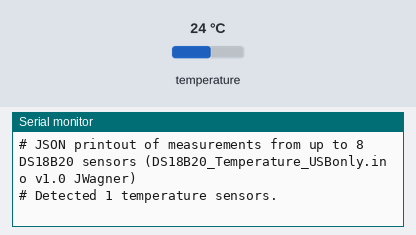
Bench run of a sketch on a simulated ESP8266 (Wemos D1 mini). On the bench: the last lines printed to the serial monitor. The test bench sets the inputs (shaded band); at power-on: temperature 24 °C.

Above: at 1.2 s.
1.3 s: temperature set to 12 °C
At 6.3 s:
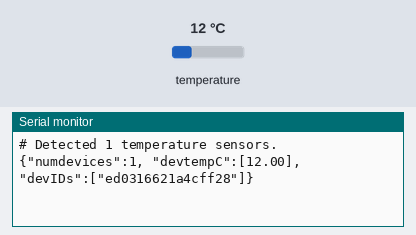
12.2 s: temperature set to 19 °C
At 16.3 s:
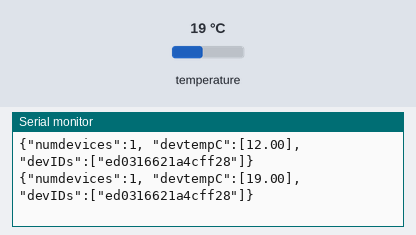

The sketch:

DS18B20_Temperature_USBonly.ino
```cpp
//////////////////////////////////////////////////////////////////////////////////////////////////////
//
// Readout of temperature (deg C) and 64-bit Unique ID from 1-8 x DS18B20 devices.
// The readings are outputted periodically on USB Serial (9600,n,8,1)
//
// The output is in JSON format, example:
//  {"numdevices":2, "devtempC":[29.00, 29.81], "devIDs":["bc000006d8119228", "8e000006d7e3d928"]}
//
//////////////////////////////////////////////////////////////////////////////////////////////////////
//
// Board
//   NodeMCU 1.0 ESP-12E  (AZ-Delivery,  large ESP8266 board)
//   Wemos D1 Mini clone (small ESP8266MOD board)
//     based on CH340 or CH341 USB-serial,
//     need driver ver 3.4.2014.8 on Windows 10+, newer ones do not work
//     port D4, gpioNr=2
//
//   Some D<x> pins do not support open-drain buses
//   and thus not 1-wire. At least pin D4 works.
//
// Config
//   CPU 80 MHz
//
// DS18B20
//   black=GND   red=3.3V  yellow=data=ESP8266_D4
//   with pull-up resistor 4.7k for data pin to 3.3V
//
// Libraries:
//  OneWire           2.3.7   by Paul Stoffregen
//  DallasTemperature 3.9.0   by Mike Burton        depends on OneWire
//

#include <OneWire.h>
#include <DallasTemperature.h>

#define SERIAL_BAUDRATE   9600   // 74880 matches rate of bootloader, while 9600 is more client friendly
#define ONE_WIRE_BUS_PIN  D4     // Wemos D1 board pin 'D4'
#define MAX_DS_DEV 8
#define READOUT_INTERVAL_MILLISEC 5000

////////////////////////////////////////////////////////////////////////////////////////////////////////////////////////

OneWire oneWire(ONE_WIRE_BUS_PIN);
DallasTemperature sensorbus(&oneWire);

////////////////////////////////////////////////////////////////////////////////////////////////////////////////////////

static int num_ds18b20_devices = 0;
static float ds18b20_temperatures[MAX_DS_DEV] = {0,0,0,0, 0,0,0,0};
static uint64_t ds18b20_IDs[MAX_DS_DEV] = {0,0,0,0, 0,0,0,0};

////////////////////////////////////////////////////////////////////////////////////////////////////////////////////////

// typedef uint8_t DeviceAddress[8];
float custom_getTempCByIndex(int index, uint64_t* addr)
{
    DeviceAddress deviceAddress;
    if (!sensorbus.getAddress(deviceAddress, index)) {
        return DEVICE_DISCONNECTED_C;
    }
    *addr = *((uint64_t*)&deviceAddress);
    return sensorbus.getTempC((uint8_t*)deviceAddress);
}

void measureTemperatures()
{
  num_ds18b20_devices = sensorbus.getDeviceCount();
  sensorbus.requestTemperatures();
  for (int dev=0; dev < num_ds18b20_devices && dev < MAX_DS_DEV; dev++) {
    //ds18b20_temperatures[dev] = sensorbus.getTempCByIndex(dev);
    ds18b20_temperatures[dev] = custom_getTempCByIndex(dev, &ds18b20_IDs[dev]);
  }
}


////////////////////////////////////////////////////////////////////////////////////////////////////////////////////////

void printTemperatures()
{
  String json;
  char tmp[64] = { '\0' };

  sprintf(tmp, "{\"numdevices\":%d", num_ds18b20_devices);
  json += tmp;

  json += ", \"devtempC\":[";
  for (int dev=0; dev < num_ds18b20_devices; dev++) {
    sprintf(tmp, "%.2f", ds18b20_temperatures[dev]);
    json += tmp;
    if (dev == (num_ds18b20_devices-1)) { json += "]"; }
    else { json += ", "; }
  }

  json += ", \"devIDs\":[";
  for (int dev=0; dev < num_ds18b20_devices; dev++) {
    sprintf(tmp, "\"%llx\"", ds18b20_IDs[dev]);
    json += tmp;
    if (dev == (num_ds18b20_devices-1)) { json += "]"; }
    else { json += ", "; }
  }

  json += "}";

  Serial.println(json);
}

////////////////////////////////////////////////////////////////////////////////////////////////////////////////////////

void setup()
{
  Serial.begin(SERIAL_BAUDRATE);
  Serial.println("# JSON printout of measurements from up to 8 DS18B20 sensors (DS18B20_Temperature_USBonly.ino v1.0 JWagner)");

  sensorbus.begin();
  pinMode(ONE_WIRE_BUS_PIN, INPUT_PULLUP);
  num_ds18b20_devices = sensorbus.getDeviceCount();

  Serial.print("# Detected ");
  Serial.print(num_ds18b20_devices, DEC);
  Serial.println(" temperature sensors.");
}

void loop()
{
  unsigned long curr_ticks;
  static unsigned long prev_update_ticks = 0;
  bool update_temperatures = false;

  while(Serial.available()) {
    Serial.read();
  }

  curr_ticks = millis();
  update_temperatures = (curr_ticks - prev_update_ticks) >= READOUT_INTERVAL_MILLISEC;

  if (update_temperatures) {
    measureTemperatures();
    printTemperatures();
    prev_update_ticks = curr_ticks;
  }
}
```

Measured:
- after the input at 1.3 s, the serial monitor: prints a new line after 4.5 s (image 1)
- after the input at 12.2 s, the serial monitor: prints a new line after 3.6 s (image 2)
